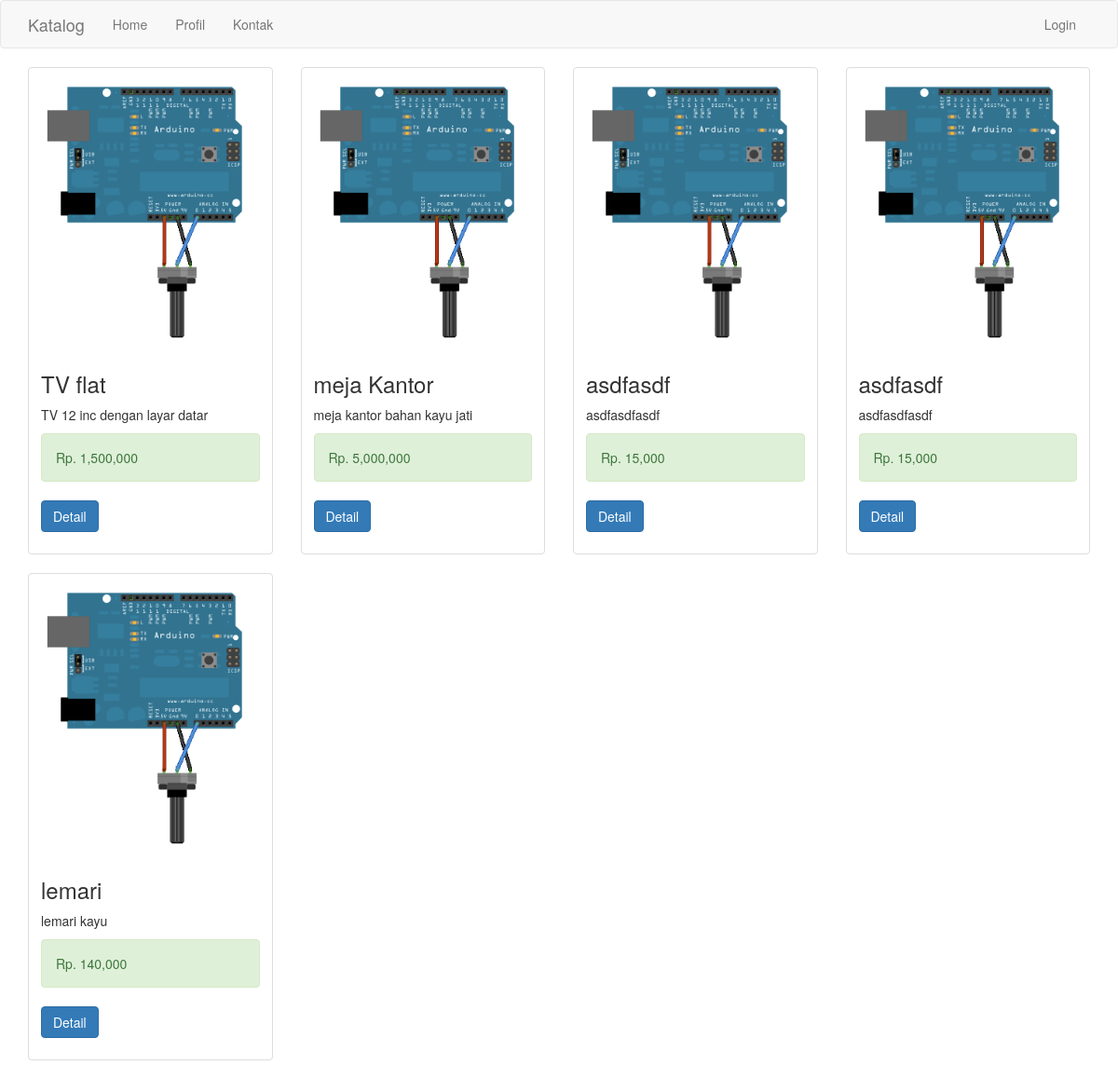
The page / on the database its author committed.
### tables this page shows
CREATE TABLE `produk` (
  `id` int(11) NOT NULL,
  `nama_produk` varchar(128) NOT NULL,
  `harga` decimal(12,0) NOT NULL,
  `deskripsi_produk` text NOT NULL,
  `gambar` varchar(128) DEFAULT NULL
);

### application/views/templates/template.php (called while the page is built)
<?php
	$this->load->view('templates/header');
	$this->load->view($content);
	$this->load->view('templates/footer');
?>

### application/controllers/Pages.php (called while the page is built, shortened)
<?php
class Pages extends CI_Controller {
    public function index() {
        $this->load->model('model_katalog');
        $data = array('title'=>'Beranda',
                    'itemproduk'=>$this->model_katalog->getAll(),
                    'content'=>'pages/beranda');
        $this->load->view('templates/template',$data);
    }
}
?>

### index.php (called while the page is built, shortened)
<?php
require_once BASEPATH.'core/CodeIgniter.php';

### application/libraries/Ion_auth.php (called while the page is built, shortened)
<?php
class Ion_auth
{
	public function __construct()
	{
		$this->_cache_user_in_group =& $this->ion_auth_model->_cache_user_in_group;
		$this->ion_auth_model->trigger_events('library_constructor');
	}
	public function __get($var)
	{
		return get_instance()->$var;
	}
	public function logged_in()
	{
		$this->ion_auth_model->trigger_events('logged_in');
		$recheck = $this->ion_auth_model->recheck_session();
		return $recheck;
	}
}

### application/models/Ion_auth_model.php (called while the page is built, shortened)
<?php
class Ion_auth_model extends CI_Model
{
	public function recheck_session()
	{
		if (empty($this->session->userdata('identity')))
		{
			return FALSE;
		}
		return (bool)$this->session->userdata('identity');
	}
}

### application/models/Model_katalog.php (called while the page is built, shortened)
<?php
class Model_katalog extends CI_Model {
    public function getAll() {
        $query = $this->db->get('produk');
        return $query;
    }
}
?>

### application/views/pages/beranda.php (the view)
<div class="container">
    <div class="row">
    <?php
        foreach ($itemproduk->result() as $key) {
        ?>
    <div class="col-sm-3 col-md-3">
        <div class="thumbnail">
            <img src="<?php echo base_url();?>assets/images/produk.png" alt="<?php echo $key->nama_produk; ?>">
            <div class="caption">
                <h3><?php echo $key->nama_produk; ?></h3>
                <p><?php echo $key->deskripsi_produk; ?></p>
                <div class="alert alert-success">
                    Rp. <?php echo number_format($key->harga); ?>
                </div>
                <p>
                    <a href="<?php echo site_url('pages/detail').'/'.$key->id;?>" class="btn btn-primary" role="button">Detail</a>
                </p>
            </div>
        </div>
    </div>
    <?php
        }
    ?>
    </div>
</div>

### application/views/templates/header.php (shortened to what this page needs)
<!DOCTYPE html>
<html lang="en">
<head>
    <link rel="stylesheet" href="<?php echo base_url();?>assets/css/bootstrap.min.css">
</head>
<body>
<nav class="navbar navbar-default">
    <div class="container">
        <div class="navbar-header">
        <a class="navbar-brand" href="<?php echo site_url(); ?>">Katalog</a>
        </div>
        <div class="collapse navbar-collapse" id="bs-example-navbar-collapse-1">
        <ul class="nav navbar-nav">
            <li>
                <a href="<?php echo site_url(); ?>">Home</a>
            </li>
            <li>
                <a href="<?php echo site_url('pages/profil'); ?>">Profil</a>
            </li>
            <li>
                <a href="<?php echo site_url('pages/kontak'); ?>">Kontak</a>
            </li>
        </ul>
        <ul class="nav navbar-nav navbar-right">
        <?php
        if (!$this->ion_auth->logged_in())
        {
            ?>
            <li>
                <a href="<?php echo site_url('login'); ?>">Login</a>
            </li>
            <?php
        }
        ?>
        </ul>
        </div>
    </div>
</nav>

### application/views/templates/footer.php
    </body>
</html>

### rows shown on the page
produk: nama_produk "TV flat", deskripsi_produk "TV 12 inc dengan layar datar", harga "1,500,000"
produk: nama_produk "meja Kantor", deskripsi_produk "meja kantor bahan kayu jati", harga "5,000,000"
produk: nama_produk "asdfasdf", deskripsi_produk "asdfasdfasdf", harga "15,000"
produk: nama_produk "asdfasdf", deskripsi_produk "asdfasdfasdf", harga "15,000"
produk: nama_produk "lemari", deskripsi_produk "lemari kayu", harga "140,000"
